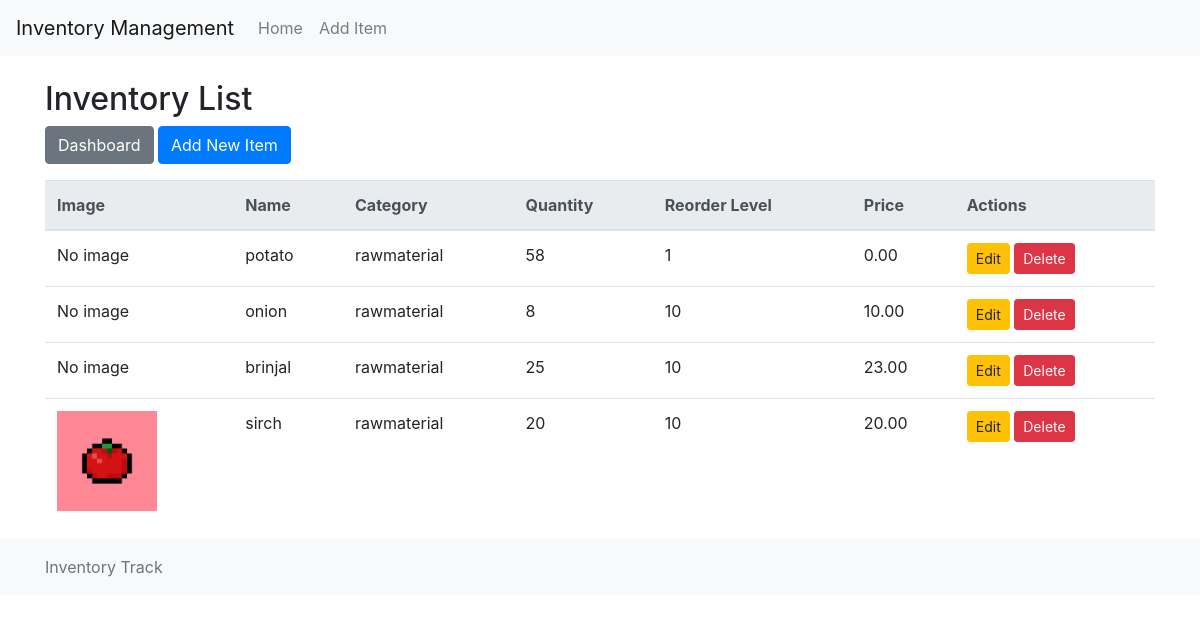
Screenshot of /inventory/ with the database file from the repository.
### inventory/models.py (models this page shows, shortened)
class InventoryItem(models.Model):
    name = models.CharField(max_length=100)
    category = models.CharField(max_length=100)
    quantity = models.IntegerField()
    reorder_level = models.IntegerField(default=0)
    price = models.DecimalField(max_digits=10, decimal_places=2, default=0.0)
    image = models.ImageField(upload_to='inventory_images/', blank=True, null=True)

### inventory/views.py (the view)
# urls.py: path('', views.inventory_list, name='inventory_list'),
def inventory_list(request):
    items = InventoryItem.objects.all()
    low_stock_items = items.filter(quantity__lte=F('reorder_level'))
    return render(request, 'inventory/list.html', {
        'items': items,
        'low_stock_items': low_stock_items
    })

### inventory/templates/inventory/list.html
{% extends 'inventory/base.html' %} {% block content %}
<h2>Inventory List</h2>
<div class="mb-3">
  <a href="{% url 'dashboard' %}" class="btn btn-secondary">Dashboard</a>
  <a href="{% url 'add_inventory_item' %}" class="btn btn-primary"
    >Add New Item</a
  >
</div>
<table class="table table-hover">
  <thead class="thead-light">
    <tr>
      <th>Image</th>
      <th>Name</th>
      <th>Category</th>
      <th>Quantity</th>
      <th>Reorder Level</th>
      <th>Price</th>
      <th>Actions</th>
    </tr>
  </thead>
  <tbody>
    {% for item in items %}
    <tr>
      <td>
        {% if item.image %}
        <img
          src="{{ item.image.url }}"
          alt="Image for {{ item.name }}"
          width="100"
          height="100"
        />
        {% else %} No image {% endif %}
      </td>
      <td>{{ item.name }}</td>
      <td>{{ item.category }}</td>
      <td>{{ item.quantity }}</td>
      <td>{{ item.reorder_level }}</td>
      <td>{{ item.price }}</td>
      <td>
        <a
          href="{% url 'edit_inventory_item' item.pk %}"
          class="btn btn-sm btn-warning"
          >Edit</a
        >
        <a
          href="{% url 'delete_inventory_item' item.pk %}"
          class="btn btn-sm btn-danger"
          >Delete</a
        >
      </td>
    </tr>
    {% empty %}
    <tr>
      <td colspan="7">No inventory items found.</td>
    </tr>
    {% endfor %}
  </tbody>
</table>
{% endblock %}

### inventory/templates/inventory/base.html (shortened to what this page needs)
<!DOCTYPE html>
<html lang="en">
  <head>
    <link
      href="https://stackpath.bootstrapcdn.com/bootstrap/4.5.2/css/bootstrap.min.css"
      rel="stylesheet"
    />
  </head>
  <body>
    <header>
      <nav class="navbar navbar-expand-lg navbar-light bg-light">
        <a class="navbar-brand" href="{% url 'inventory_list' %}"
          >Inventory Management</a
        >
        <div class="collapse navbar-collapse" id="navbarNav">
          <ul class="navbar-nav">
            <li class="nav-item">
              <a class="nav-link" href="{% url 'inventory_list' %}">Home</a>
            </li>
            <li class="nav-item">
              <a class="nav-link" href="{% url 'add_inventory_item' %}"
                >Add Item</a
              >
            </li>
          </ul>
        </div>
      </nav>
    </header>
    <main class="container mt-4">{% block content %} {% endblock %}</main>
    <footer class="footer mt-auto py-3 bg-light">
      <div class="container">
        <span class="text-muted">Inventory Track</span>
      </div>
    </footer>
  </body>
</html>

### rows the page displays
InventoryItem: shows "No image", name "potato", category "rawmaterial", quantity "58", reorder_level "1", price "0.00"
InventoryItem: shows "No image", name "onion", category "rawmaterial", quantity "8", reorder_level "10", price "10.00"
InventoryItem: shows "No image", name "brinjal", category "rawmaterial", quantity "25", reorder_level "10", price "23.00"
InventoryItem: image (picture), name "sirch", category "rawmaterial", quantity "20", reorder_level "10", price "20.00"
